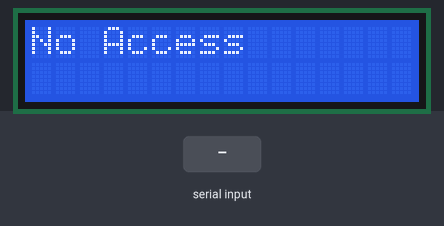
Bench run of a sketch on a simulated Arduino Uno, built with avr-gcc and run on an emulated ATmega328P. Parts: 16×2 character LCD. Inputs (shaded band) come from the test bench.

Above: at 1.6 s.
1.7 s: "1515246906" received over Serial
At 4.6 s:
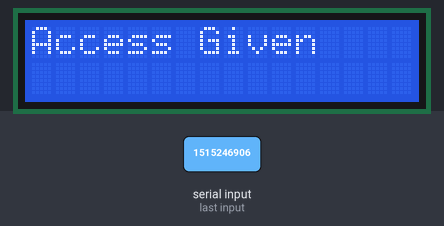
Timing chart, 0 to 6.1 s (numbered marks = the images above; inputs shaded):
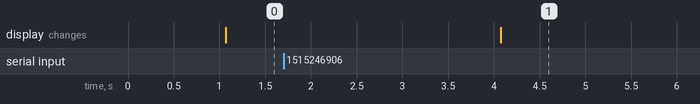

Measured:
- after the input at 1.7 s, the display: changes after 2.4 s (image 1)

The sketch:

barCode.ino
```cpp
#include <LiquidCrystal.h>
String data;
LiquidCrystal lcd(12, 11, 5, 4, 3, 2);

void setup(){
  Serial.begin(9600);
  lcd.begin(16, 2);
  lcd.clear();
}

void loop()
{
  data = Serial.readString();
  lcd.clear();
  lcd.setCursor(0,0);
  if(data == "1515246906"){
    lcd.print("Access Given");
    delay(5000);
  }
  else{
    lcd.print("No Access");
  }
  delay(2000);
}
```
